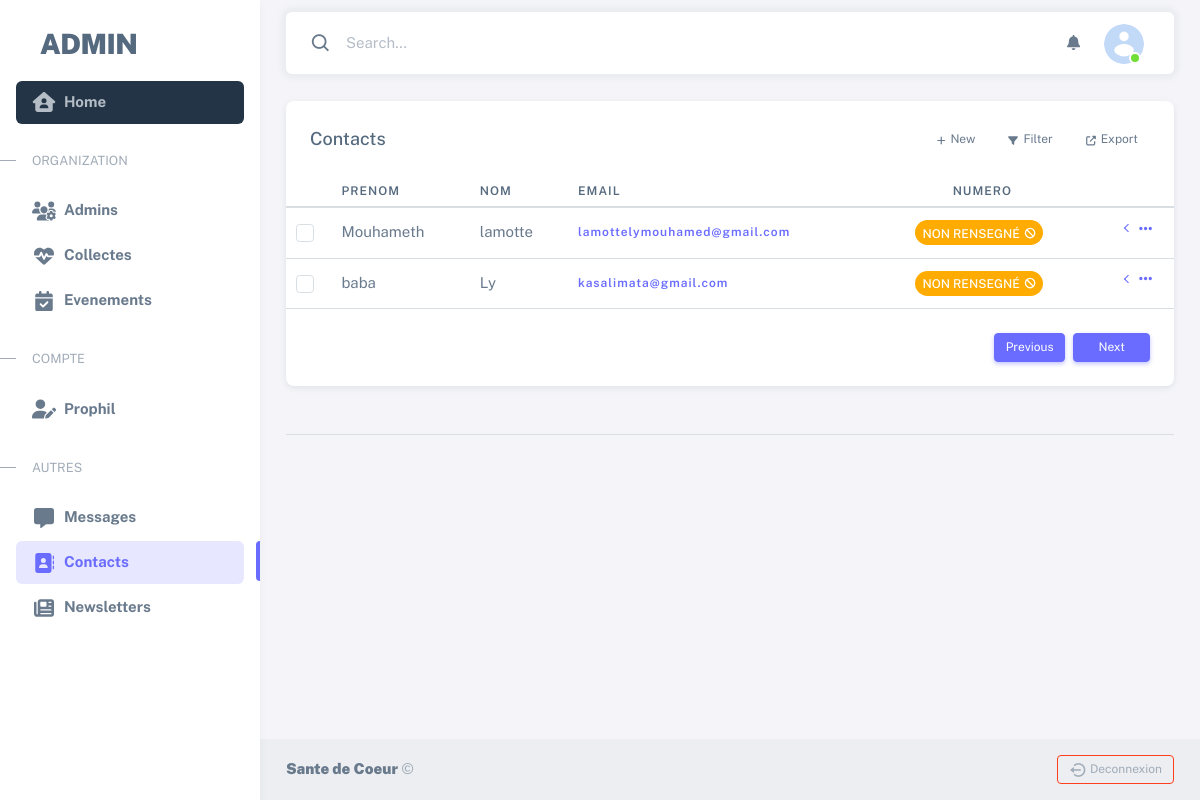
/sante/contacts/ (signed in), run on the app's committed database.
### administration/models.py (models this page shows, shortened)
class Site(models.Model):
    name = models.CharField(max_length=50)
    logo = models.FileField(upload_to='site/')
    avatar = models.ImageField(upload_to='site/')
    favicon = models.FileField(upload_to='Site/')
    class Meta:
        verbose_name = ("site")
        verbose_name_plural = ("sites")

class Contacts(models.Model):
    date = models.DateField(auto_now_add=True)
    first_name = models.CharField(max_length=50)
    last_name = models.CharField(max_length=50)
    email = models.EmailField(max_length=254, unique=True)
    class Meta:
        verbose_name = 'Contacts'
        verbose_name_plural = 'Contacts'

### administration/views.py (the view)
# urls.py: path('contacts/', list_contacts, name='contacts'),
def list_contacts(request):
    contacts = Contacts.objects.all().order_by('-date')
    context = {
        'contacts' : contacts
    }
    return render(request, 'administration/pages/contacts/list.html', context)

### context_processor.py (called while the page is built)
def all_context(request):
    user = request.user
    try :
        site = Site.objects.get(pk = 1)
    except Site.DoesNotExist :
        site = None
    try :
        avatar = Avatar.objects.get(pk = user.pk)
    except Avatar.DoesNotExist :
        avatar = None
    context = {
        'avatar' : avatar,
        'site' : site
    }
    return context

### administration/templates/administration/pages/contacts/list.html (shortened to what this page needs)
{% extends "bases/sneat.html" %}
{% load static %}
{% block main %}
<div class="container-xxl flex-grow-1 container-p-y">
    {% if user.is_superuser %}
    <div class="card z-index-1" id="recentPurchaseTable" data-list='{"valueNames":["name","email","product","payment","amount"],"page":7,"pagination":true}'>
        <div class="card-header">
          <div class="row flex-between-center">
            <div class="col-6 col-sm-auto d-flex align-items-center pe-0">
              <h5 class="fs-0 mb-0 text-nowrap py-2 py-xl-0">Contacts</h5>
            </div>
            <div class="col-6 col-sm-auto ms-auto text-end ps-0">
              <div id="table-purchases-replace-element"><button class="btn btn-falcon-default btn-sm" type="button"><span class="fas fa-plus" data-fa-transform="shrink-3 down-2"></span><span class="d-none d-sm-inline-block ms-1">New</span></button><button class="btn btn-falcon-default btn-sm mx-2" type="button"><span class="fas fa-filter" data-fa-transform="shrink-3 down-2"></span><span class="d-none d-sm-inline-block ms-1">Filter</span></button><button class="btn btn-falcon-default btn-sm" type="button"><span class="fas fa-external-link-alt" data-fa-transform="shrink-3 down-2"></span><span class="d-none d-sm-inline-block ms-1">Export</span></button></div>
            </div>
          </div>
        </div>
        <div class="card-body px-0 py-0">
          <div class="table-responsive scrollbar">
            <table class="table table-sm fs--1 mb-0 overflow-hidden">
              <thead class="bg-200 text-900">
                <tr>
                  <th class="white-space-nowrap">
                  </th>
                  <th class="sort pe-1 align-middle white-space-nowrap" data-sort="name">Prenom</th>
                  <th class="sort pe-1 align-middle white-space-nowrap" data-sort="email">Nom</th>
                  <th class="sort pe-1 align-middle white-space-nowrap" data-sort="product">Email</th>
                  <th class="sort pe-1 align-middle white-space-nowrap text-center" data-sort="payment">Numero</th>
                  <th class="no-sort pe-1 align-middle data-table-row-action"></th>
                </tr>
              </thead>
              <tbody class="list" id="table-purchase-body">
                {% for contact in contacts %}
                <tr class="btn-reveal-trigger">
                  <td class="align-middle" style="width: 28px;">
                    <div class="form-check mb-0"><input class="form-check-input" type="checkbox" id="recent-purchase-13" data-bulk-select-row="data-bulk-select-row" /></div>
                  </td>
                  <td class="align-middle white-space-nowrap email">{{ contact.first_name }}</td>
                  <td class="align-middle white-space-nowrap product">{{ contact.last_name }}</td>
                  <th class="align-middle white-space-nowrap email text-lowercase"><a href="mailto:{{ contact.email }}">{{contact.email}} </a></th>
                  <td class="align-middle text-center fs-0 white-space-nowrap payment"><span class="badge badge rounded-pill bg-warning">Non rensegné<span class="ms-1 fas fa-ban" data-fa-transform="shrink-2"></span></span></td>
                  <td class="align-middle white-space-nowrap text-end">
                    <div class="dropstart font-sans-serif position-static d-inline-block"><button class="btn btn-link text-600 btn-sm dropdown-toggle btn-reveal float-end" type="button" id="dropdown13" data-bs-toggle="dropdown" data-boundary="window" aria-haspopup="true" aria-expanded="false" data-bs-reference="parent"><span class="fas fa-ellipsis-h fs--1"></span></button>
                    </div>
                  </td>
                </tr>
                {% endfor %}
              </tbody>
            </table>
          </div>
        </div>
        <div class="card-footer">
          <div class="row align-items-center">
            <div class="col">
              <p class="mb-0 fs--1"></p>
            </div>
            <div class="col-auto d-flex"><button class="btn btn-sm btn-primary" type="button" data-list-pagination="prev"><span>Previous</span></button><button class="btn btn-sm btn-primary px-4 ms-2" type="button" data-list-pagination="next"><span>Next</span></button></div>
          </div>
        </div>
    </div>
      <hr class="my-5" />
    {% endif %}
  </div>
{% endblock main %}

### sante_coeur/templates/compenents/navs/navbar.html (shortened to what this page needs)
<nav
class="layout-navbar container-xxl navbar navbar-expand-xl navbar-detached align-items-center bg-navbar-theme"
id="layout-navbar"
>
<div class="navbar-nav-right  d-flex align-items-center" id="navbar-collapse">
  <form method= 'GET' action = '' >
  <div class="navbar-nav align-items-center">
    <div class="nav-item d-flex align-items-center">
      <i class="bx bx-search fs-4 lh-0"></i>
      <input
        type="text"
        class="form-control border-0 shadow-none"
        placeholder="Search..."
        aria-label="Search..."
      />
    </div>
</div>
</form>
  <ul class="navbar-nav flex-row align-items-center ms-auto">
    <li class="nav-item lh-1 me-3">
      <span class='fas fa-bell'></span>
    </li>
    <li class="nav-item navbar-dropdown dropdown-user dropdown">
      <a class="nav-link dropdown-toggle hide-arrow" href="javascript:void(0);" data-bs-toggle="dropdown">
        <div class="avatar avatar-online">
          {% if avatar %}
                  <img src="{{ avatar.avatar.url }}" alt class="w-px-40 h-px-40 rounded-circle" />
                  {% else %}
                  <img src="{{ site.avatar.url }}" alt class="w-px-40 h-px-40 rounded-circle" />
            {% endif %}
        </div>
      </a>
    </li>
  </ul>
</div>
</nav>

### data on the page
Site: avatar (placeholder picture)
Contacts: first_name "Mouhameth", last_name "lamotte", email "lamottelymouhamed@gmail.com"
Contacts: first_name "baba", last_name "Ly", email "kasalimata@gmail.com"
